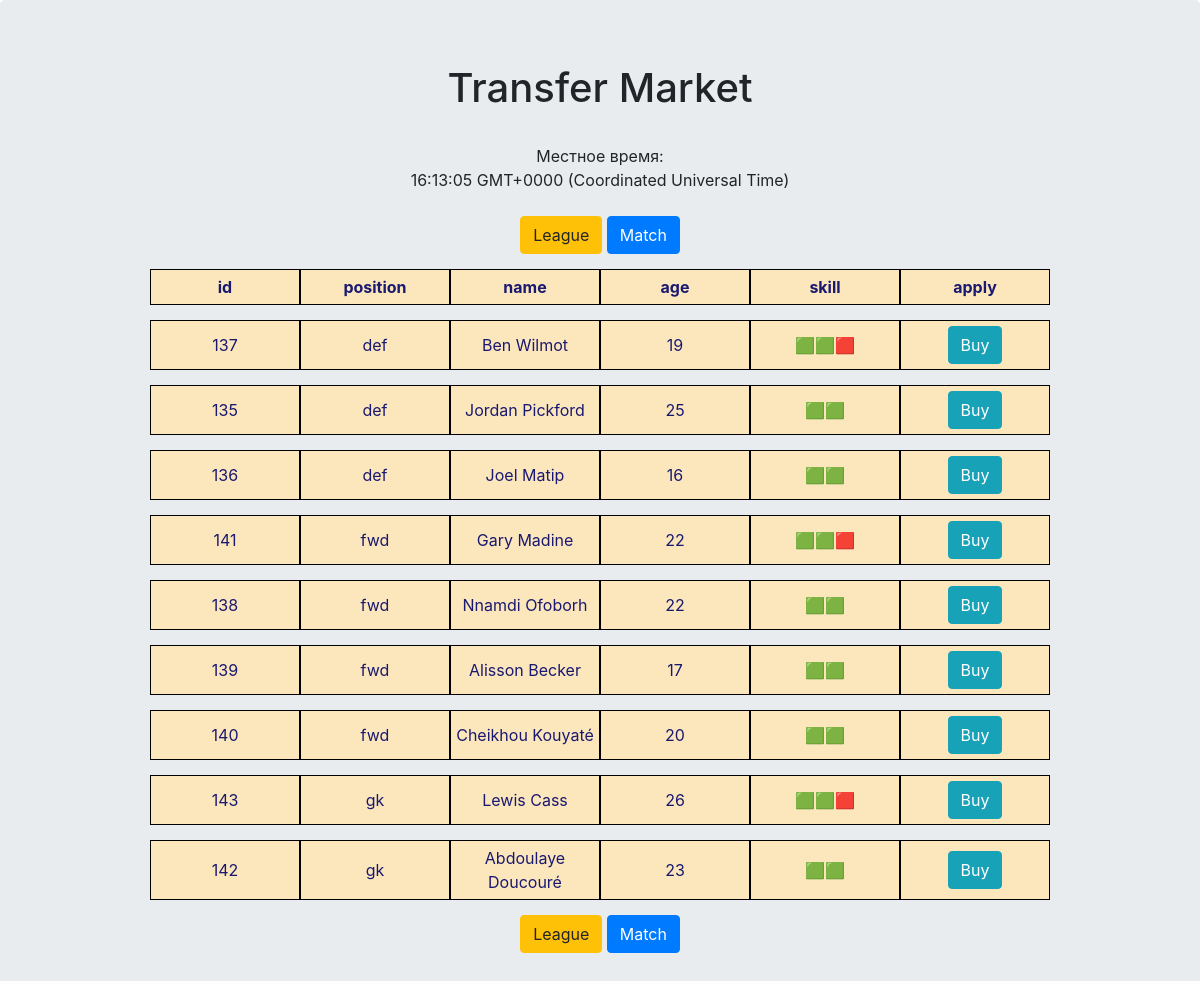
The page / on the database its author committed.
### transfer/models.py (models this page shows, shortened)
class Market(models.Model):
    CATEGORIES = (
        ('legend', 'legend'),
        ('superstar', 'superstar'),
        ('young', 'young'),
        ('prof', 'prof'),
        ('quick', 'quick'),
        ('strong', 'strong')
    )
    pcategory = (
        ('fwd', 'fwd'),
        ('mfd', 'mfd'),
        ('def', 'def'),
        ('gk', 'gk')
    )
    cskills = (
        ('🟩🟩🟥🟥🟫🟫🟦🟦🟦🟪🟪🟪🟪', '🟩🟩🟥🟥🟫🟫🟦🟦🟦🟪🟪🟪🟪'),
        ('🟩🟩🟥🟥🟫🟫🟦🟦🟦🟪🟪🟪', '🟩🟩🟥🟥🟫🟫🟦🟦🟦🟪🟪🟪'),
        ('🟩🟩🟥🟥🟫🟫🟦🟦🟦🟪🟪', '🟩🟩🟥🟥🟫🟫🟦🟦🟦🟪🟪'),
        ('🟩🟩🟥🟥🟫🟫🟦🟦🟦🟪', '🟩🟩🟥🟥🟫🟫🟦🟦🟦🟪'),
        ('🟩🟩🟥🟥🟫🟫🟦🟦🟦', '🟩🟩🟥🟥🟫🟫🟦🟦🟦'),
        ('🟩🟩🟥🟥🟫🟫🟦🟦', '🟩🟩🟥🟥🟫🟫🟦🟦'),
        ('🟩🟩🟥🟥🟫🟫🟦', '🟩🟩🟥🟥🟫🟫🟦'),
        ('🟩🟩🟥🟥🟫🟫', '🟩🟩🟥🟥🟫🟫'),
        ('🟩🟩🟥🟥🟫', '🟩🟩🟥🟥🟫'),
        ('🟩🟩🟥🟥', '🟩🟩🟥🟥'),
        ('🟩🟩🟥', '🟩🟩🟥'),
        ('🟩🟩', '🟩🟩')
    )
    pstat = (
        ('reserve', 'reserve'),
        ('onstart', 'onstart')
    )
    name = models.CharField(max_length=255)
    position = models.CharField(
        max_length=20,
        choices=pcategory
    )
    age = models.IntegerField()
    goals = models.IntegerField(default=0)
    pstatus = models.CharField(
        default='reserve',
        max_length=200,
        choices=pstat
    )
    experience = models.CharField(
        max_length=20,
        choices=CATEGORIES
    )
    skills = models.CharField(
        default='🟩🟩',
        max_length=200,
        choices=cskills
    )
    date_buyed = models.DateTimeField(auto_now_add=True, blank=True)
    lteam = models.ForeignKey(League, default=1, related_name='market', on_delete=models.CASCADE)
    class Meta:
        ordering = ['position', '-skills', '-pstatus']

### transfer/views.py (the view)
# urls.py: path('', views.index, name='index'),
def index(request):
    markets = Market.objects.all().order_by('position','-skills')
    return render(request, 'index.html', {'markets': markets})

### transfer/templates/index.html (shortened to what this page needs)
<!DOCTYPE html>
<html lang="en">
<head>
        <link rel="stylesheet" href="https://maxcdn.bootstrapcdn.com/bootstrap/4.0.0-beta.2/css/bootstrap.min.css">
</head>
<body>
    <center>
    <div class="jumbotron">
        <h1>Transfer Market</h1>
<br>
        <div>Местное время: </div>  <div id="time"></div>
<br>
   <div class='responsive-table'>
    <a href="{% url 'transfer:league' %}"><button type="button" class="btn btn-warning">League</button></a>
   <a href="{% url 'transfer:selection' %}"><button type="button" class="btn btn-primary">Match</button></a>
            <table class = 'highlight '>
            <thead>
            <tr>
                <th>id</th>
                <th>position</th>
                <th>name</th>
                <th>age</th>
                <th>skill</th>
                <th>apply</th>
            </tr>
            </thead>
            <tbody>
            {% for player in markets %}
                <tr>
                    <td>{{ player.id }} </td>
                    <td>{{ player.position }}</td>
                    <td>{{ player.name }}</td>
                    <td>{{ player.age }}</td>
                    <td>{{ player.skills }}</td>
                    <td><a href="{% url 'transfer:buy' player.id %}"><button type="button" class="btn btn-info">Buy</button></a>
</td>
                </tr>
            {% endfor %}
            </tbody>
        </table>
    <a href="{% url 'transfer:league' %}"><button type="button" class="btn btn-warning">League</button></a>
   <a href="{% url 'transfer:selection' %}"><button type="button" class="btn btn-primary">Match</button></a>
    </div>
    </div>
</center>
</body>
</html>

### transfer/templates/index.html (style rules this page uses)
table { border-collapse: separate; border-spacing: 0 15px; }
th { background-color: #fce7bd; color: white; }
th, td { width: 150px; text-align: center; background-color: #fce7bd; font-size: 100%; color: midnightblue; border: 1px solid black; padding: 5px; }

### rows shown on the page
Market: id "137", position "def", name "Ben Wilmot", age "19", skills "🟩🟩🟥"
Market: id "135", position "def", name "Jordan Pickford", age "25", skills "🟩🟩"
Market: id "136", position "def", name "Joel Matip", age "16", skills "🟩🟩"
Market: id "141", position "fwd", name "Gary Madine", age "22", skills "🟩🟩🟥"
Market: id "138", position "fwd", name "Nnamdi Ofoborh", age "22", skills "🟩🟩"
Market: id "139", position "fwd", name "Alisson Becker", age "17", skills "🟩🟩"
Market: id "140", position "fwd", name "Cheikhou Kouyaté", age "20", skills "🟩🟩"
Market: id "143", position "gk", name "Lewis Cass", age "26", skills "🟩🟩🟥"
Market: id "142", position "gk", name "Abdoulaye Doucouré", age "23", skills "🟩🟩"
